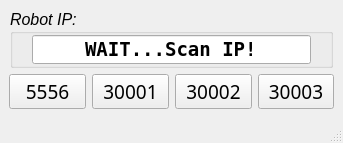
<?xml version="1.0" encoding="UTF-8"?>
<ui version="4.0">
 <class>MainWindow</class>
 <widget class="QMainWindow" name="MainWindow">
  <property name="windowModality">
   <enum>Qt::ApplicationModal</enum>
  </property>
  <property name="enabled">
   <bool>true</bool>
  </property>
  <property name="geometry">
   <rect>
    <x>0</x>
    <y>0</y>
    <width>343</width>
    <height>143</height>
   </rect>
  </property>
  <property name="sizePolicy">
   <sizepolicy hsizetype="Expanding" vsizetype="Expanding">
    <horstretch>0</horstretch>
    <verstretch>0</verstretch>
   </sizepolicy>
  </property>
  <property name="minimumSize">
   <size>
    <width>343</width>
    <height>143</height>
   </size>
  </property>
  <property name="maximumSize">
   <size>
    <width>343</width>
    <height>143</height>
   </size>
  </property>
  <property name="baseSize">
   <size>
    <width>343</width>
    <height>142</height>
   </size>
  </property>
  <property name="font">
   <font>
    <pointsize>12</pointsize>
    <weight>50</weight>
    <italic>true</italic>
    <bold>false</bold>
   </font>
  </property>
  <property name="cursor">
   <cursorShape>ClosedHandCursor</cursorShape>
  </property>
  <property name="focusPolicy">
   <enum>Qt::NoFocus</enum>
  </property>
  <property name="windowTitle">
   <string>iClebo O5</string>
  </property>
  <property name="toolTip">
   <string/>
  </property>
  <property name="toolTipDuration">
   <number>-1</number>
  </property>
  <property name="statusTip">
   <string/>
  </property>
  <property name="whatsThis">
   <string/>
  </property>
  <property name="layoutDirection">
   <enum>Qt::LeftToRight</enum>
  </property>
  <property name="autoFillBackground">
   <bool>false</bool>
  </property>
  <widget class="QWidget" name="centralwidget">
   <layout class="QVBoxLayout" name="verticalLayout">
    <item>
     <layout class="QVBoxLayout" name="verticalLayout_2">
      <property name="sizeConstraint">
       <enum>QLayout::SetMinimumSize</enum>
      </property>
      <property name="bottomMargin">
       <number>0</number>
      </property>
      <item alignment="Qt::AlignHCenter|Qt::AlignVCenter">
       <widget class="QGroupBox" name="groupBox">
        <property name="sizePolicy">
         <sizepolicy hsizetype="Minimum" vsizetype="Minimum">
          <horstretch>0</horstretch>
          <verstretch>0</verstretch>
         </sizepolicy>
        </property>
        <property name="minimumSize">
         <size>
          <width>323</width>
          <height>59</height>
         </size>
        </property>
        <property name="maximumSize">
         <size>
          <width>323</width>
          <height>59</height>
         </size>
        </property>
        <property name="title">
         <string>Robot IP: </string>
        </property>
        <layout class="QVBoxLayout" name="verticalLayout_6">
         <property name="leftMargin">
          <number>0</number>
         </property>
         <property name="topMargin">
          <number>0</number>
         </property>
         <property name="rightMargin">
          <number>0</number>
         </property>
         <property name="bottomMargin">
          <number>0</number>
         </property>
         <item>
          <layout class="QHBoxLayout" name="horizontalLayout_2">
           <property name="sizeConstraint">
            <enum>QLayout::SetDefaultConstraint</enum>
           </property>
           <item>
            <widget class="QLineEdit" name="lineEditEnterIP">
             <property name="sizePolicy">
              <sizepolicy hsizetype="Minimum" vsizetype="Maximum">
               <horstretch>0</horstretch>
               <verstretch>0</verstretch>
              </sizepolicy>
             </property>
             <property name="minimumSize">
              <size>
               <width>279</width>
               <height>29</height>
              </size>
             </property>
             <property name="maximumSize">
              <size>
               <width>279</width>
               <height>29</height>
              </size>
             </property>
             <property name="font">
              <font>
               <family>Terminal</family>
               <pointsize>14</pointsize>
               <weight>75</weight>
               <italic>false</italic>
               <bold>true</bold>
               <underline>false</underline>
               <strikeout>false</strikeout>
              </font>
             </property>
             <property name="toolTip">
              <string>enter IP4 of Robot Omega_O5</string>
             </property>
             <property name="statusTip">
              <string>enter IP4 of Robot</string>
             </property>
             <property name="text">
              <string>WAIT...Scan IP!</string>
             </property>
             <property name="maxLength">
              <number>15</number>
             </property>
             <property name="alignment">
              <set>Qt::AlignCenter</set>
             </property>
            </widget>
           </item>
          </layout>
         </item>
        </layout>
       </widget>
      </item>
     </layout>
    </item>
    <item>
     <layout class="QHBoxLayout" name="horizontalLayout">
      <property name="spacing">
       <number>6</number>
      </property>
      <property name="topMargin">
       <number>0</number>
      </property>
      <property name="rightMargin">
       <number>0</number>
      </property>
      <property name="bottomMargin">
       <number>0</number>
      </property>
      <item alignment="Qt::AlignHCenter|Qt::AlignVCenter">
       <widget class="QPushButton" name="pushButton_5556">
        <property name="enabled">
         <bool>true</bool>
        </property>
        <property name="sizePolicy">
         <sizepolicy hsizetype="Fixed" vsizetype="Fixed">
          <horstretch>0</horstretch>
          <verstretch>0</verstretch>
         </sizepolicy>
        </property>
        <property name="font">
         <font>
          <family>Arial Black</family>
          <pointsize>14</pointsize>
          <weight>50</weight>
          <italic>false</italic>
          <bold>false</bold>
         </font>
        </property>
        <property name="cursor">
         <cursorShape>PointingHandCursor</cursorShape>
        </property>
        <property name="toolTip">
         <string>show info from port 5556</string>
        </property>
        <property name="toolTipDuration">
         <number>2000</number>
        </property>
        <property name="statusTip">
         <string>start ip:5556</string>
        </property>
        <property name="text">
         <string>5556</string>
        </property>
        <property name="checkable">
         <bool>true</bool>
        </property>
       </widget>
      </item>
      <item alignment="Qt::AlignHCenter|Qt::AlignVCenter">
       <widget class="QPushButton" name="pushButton_30001">
        <property name="sizePolicy">
         <sizepolicy hsizetype="Fixed" vsizetype="Fixed">
          <horstretch>0</horstretch>
          <verstretch>0</verstretch>
         </sizepolicy>
        </property>
        <property name="font">
         <font>
          <family>Arial Black</family>
          <pointsize>14</pointsize>
          <weight>50</weight>
          <italic>false</italic>
          <bold>false</bold>
         </font>
        </property>
        <property name="cursor">
         <cursorShape>PointingHandCursor</cursorShape>
        </property>
        <property name="toolTip">
         <string>show info from port 30001</string>
        </property>
        <property name="toolTipDuration">
         <number>2000</number>
        </property>
        <property name="statusTip">
         <string>start ip:30001</string>
        </property>
        <property name="text">
         <string>30001</string>
        </property>
        <property name="checkable">
         <bool>true</bool>
        </property>
        <property name="autoDefault">
         <bool>false</bool>
        </property>
        <property name="flat">
         <bool>false</bool>
        </property>
       </widget>
      </item>
      <item alignment="Qt::AlignHCenter|Qt::AlignVCenter">
       <widget class="QPushButton" name="pushButton_30002">
        <property name="sizePolicy">
         <sizepolicy hsizetype="Fixed" vsizetype="Fixed">
          <horstretch>0</horstretch>
          <verstretch>0</verstretch>
         </sizepolicy>
        </property>
        <property name="font">
         <font>
          <family>Arial Black</family>
          <pointsize>14</pointsize>
          <weight>50</weight>
          <italic>false</italic>
          <bold>false</bold>
         </font>
        </property>
        <property name="cursor">
         <cursorShape>PointingHandCursor</cursorShape>
        </property>
        <property name="toolTip">
         <string>show info from port 30002</string>
        </property>
        <property name="toolTipDuration">
         <number>2000</number>
        </property>
        <property name="statusTip">
         <string>start ip:30002</string>
        </property>
        <property name="text">
         <string>30002</string>
        </property>
        <property name="checkable">
         <bool>true</bool>
        </property>
       </widget>
      </item>
      <item alignment="Qt::AlignHCenter|Qt::AlignVCenter">
       <widget class="QPushButton" name="pushButton_30003">
        <property name="sizePolicy">
         <sizepolicy hsizetype="Fixed" vsizetype="Fixed">
          <horstretch>0</horstretch>
          <verstretch>0</verstretch>
         </sizepolicy>
        </property>
        <property name="font">
         <font>
          <family>Arial Black</family>
          <pointsize>14</pointsize>
          <weight>50</weight>
          <italic>false</italic>
          <bold>false</bold>
          <underline>false</underline>
         </font>
        </property>
        <property name="cursor">
         <cursorShape>PointingHandCursor</cursorShape>
        </property>
        <property name="toolTip">
         <string>show info from port 30003</string>
        </property>
        <property name="toolTipDuration">
         <number>2000</number>
        </property>
        <property name="statusTip">
         <string>start ip:30003</string>
        </property>
        <property name="text">
         <string>30003</string>
        </property>
        <property name="checkable">
         <bool>true</bool>
        </property>
       </widget>
      </item>
     </layout>
    </item>
   </layout>
  </widget>
  <widget class="QStatusBar" name="statusbar">
   <property name="font">
    <font>
     <family>Courier New</family>
     <weight>75</weight>
     <italic>true</italic>
     <bold>true</bold>
    </font>
   </property>
  </widget>
 </widget>
 <resources/>
 <connections>
  <connection>
   <sender>pushButton_30002</sender>
   <signal>toggled(bool)</signal>
   <receiver>MainWindow</receiver>
   <slot>pushButton_30002click()</slot>
   <hints>
    <hint type="sourcelabel">
     <x>249</x>
     <y>111</y>
    </hint>
    <hint type="destinationlabel">
     <x>225</x>
     <y>136</y>
    </hint>
   </hints>
  </connection>
  <connection>
   <sender>pushButton_30003</sender>
   <signal>toggled(bool)</signal>
   <receiver>MainWindow</receiver>
   <slot>pushButton_30003click()</slot>
   <hints>
    <hint type="sourcelabel">
     <x>331</x>
     <y>111</y>
    </hint>
    <hint type="destinationlabel">
     <x>225</x>
     <y>136</y>
    </hint>
   </hints>
  </connection>
  <connection>
   <sender>pushButton_5556</sender>
   <signal>toggled(bool)</signal>
   <receiver>MainWindow</receiver>
   <slot>pushButton_5556click()</slot>
   <hints>
    <hint type="sourcelabel">
     <x>84</x>
     <y>111</y>
    </hint>
    <hint type="destinationlabel">
     <x>225</x>
     <y>136</y>
    </hint>
   </hints>
  </connection>
  <connection>
   <sender>pushButton_30001</sender>
   <signal>toggled(bool)</signal>
   <receiver>MainWindow</receiver>
   <slot>pushButton_30001click()</slot>
   <hints>
    <hint type="sourcelabel">
     <x>167</x>
     <y>111</y>
    </hint>
    <hint type="destinationlabel">
     <x>225</x>
     <y>136</y>
    </hint>
   </hints>
  </connection>
 </connections>
 <designerdata>
  <property name="gridDeltaX">
   <number>10</number>
  </property>
  <property name="gridDeltaY">
   <number>10</number>
  </property>
  <property name="gridSnapX">
   <bool>true</bool>
  </property>
  <property name="gridSnapY">
   <bool>true</bool>
  </property>
  <property name="gridVisible">
   <bool>true</bool>
  </property>
 </designerdata>
 <slots>
  <slot>pushButton_5556click()</slot>
  <slot>pushButton_30003click()</slot>
  <slot>pushButton_30002click()</slot>
  <slot>pushButton_30001click()</slot>
 </slots>
</ui>
